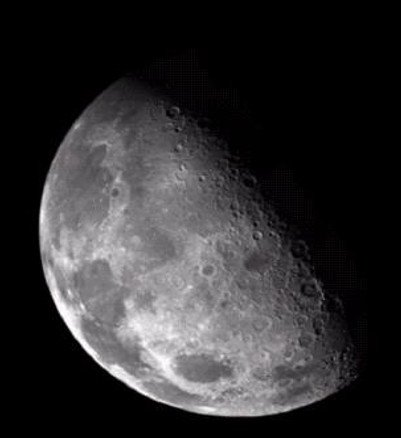
#> input picture images used/moon.jpg, 401 x 438 px, found by its file name
$ jupyter execute --allow-errors 'Lab_7(A)_IP_2240002025.ipynb'   (older library calls are emulated)
#> lines starting #> are read from the running program, lines starting #| are printed output that depends on the picture
# **Lab 7(A) - Laplacian Filter**

[cell 1]
import cv2
import numpy as np

from IPython.display import Image, display
from matplotlib import pyplot as plt

plt.rc('text', usetex=False)

def rgb(image):
    return cv2.cvtColor(image, cv2.COLOR_BGR2RGB)

## Apply Laplacian Filter on Image to get Sharp Image

[cell 2]
# ================ ( Laplacian Filter ) ===================


# 0. Image file path
imgFile = "moon.jpg"

# 1. Load image and convert to grayscale
img = cv2.imread(imgFile, 0)
#> img: shape (438, 401); min 0, max 255, mean 47.6

# 2. Manually define the Laplacian Kernel
# This is the standard 3x3 kernel that detects horizontal and vertical edges
manual_kernel = np.array([
    [0,  1,  0],
    [1, -4,  1],
    [0,  1,  0]
], dtype=np.float32)

# Alternative kernel: Detects diagonal edges as well
# manual_kernel = np.array([
#     [1,  1,  1],
#     [1, -8,  1],
#     [1,  1,  1]
# ], dtype=np.float32)

# 3. Apply the filter using filter2D
# -1 indicates the output image will have the same depth as the source
# However, for Laplacian, use cv2.CV_64F to avoid clipping negative values
laplacian_manual = cv2.filter2D(img, cv2.CV_64F, manual_kernel)
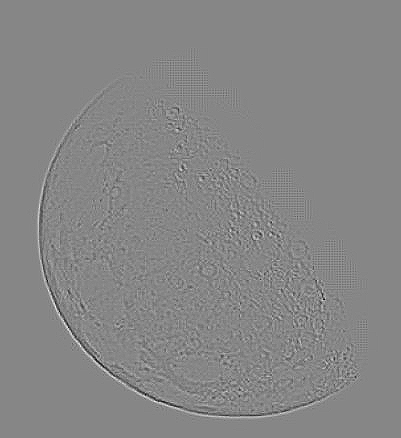
#> laplacian_manual: shape (438, 401) float64; min -123, max 110, mean 0; drawn with min black and max white

# 4. Take absolute value and convert back to 8-bit (0-255)
laplacian_abs = cv2.convertScaleAbs(laplacian_manual)
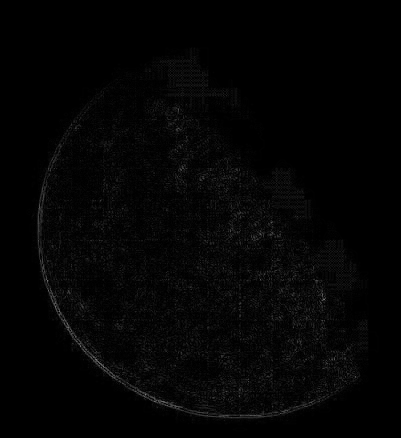
#> laplacian_abs: shape (438, 401); min 0, max 123, mean 4.1

finalImage = img + laplacian_abs
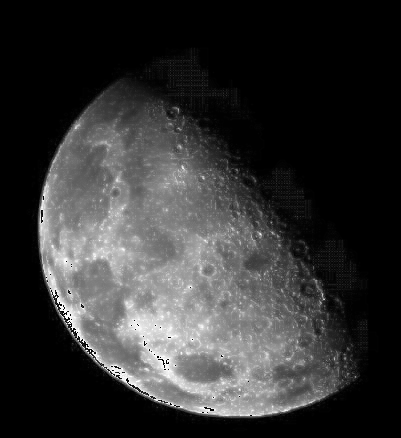
#> finalImage: shape (438, 401); min 0, max 255, mean 50.9

# 5. Display images
plt.figure(figsize=(12, 10))
#> (this line was passed over: IPython is not available in this run)
#> (the rest of this cell did not finish here and is left out)

[cell 3]
# ================== ( Laplacian Filter ) ===============

# 1. Optional: Apply Gaussian Blur to reduce noise
# This prevents the algorithm from picking up tiny details as edges
blurred = cv2.GaussianBlur(img, (3, 3), 0)

# 2. Apply the Laplacian Algorithm
# Use CV_64F to capture both positive and negative gradients (essential for edges)
laplacian = cv2.Laplacian(blurred, cv2.CV_64F)

# 3. Convert back to 8-bit image to view it properly
laplacian_8bit = cv2.convertScaleAbs(laplacian)

# 4. Adding Laplace and origianl Image
finalImage2 = img + laplacian_8bit

# 5. Display images
plt.figure(figsize=(12, 10))
#> (this line was passed over: IPython is not available in this run)
#> (the rest of this cell did not finish here and is left out)

## Apply Laplacian Filter on colored Image to get Sharp Image

[cell 4]
# ================ ( Laplacian Filter - Color ) ===================

imgFile = "flower.jpg"

# 1. Load image in COLOR (flag 1)
img = cv2.imread(imgFile, 1)
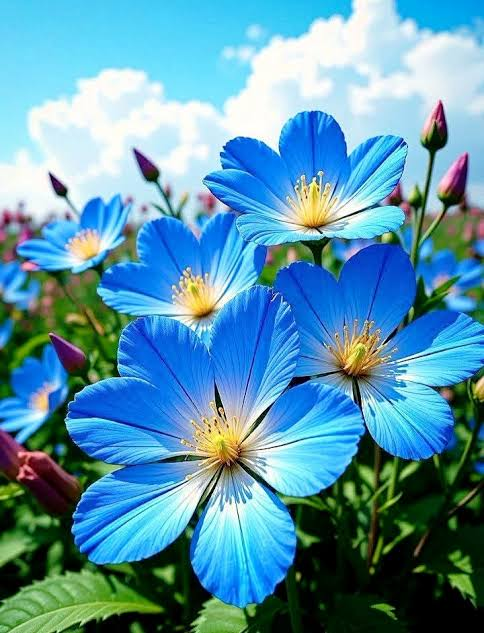
#> input picture images used/flower.jpg, 484 x 633 px, found by its file name
#> img is the input picture: shape (633, 484, 3); mean B, G, R 170.5, 149.1, 90.6

# 2. Manual Laplacian kernel
manual_kernel = np.array([
    [0,  1,  0],
    [1, -4,  1],
    [0,  1,  0]
], dtype=np.float32)

# 3. filter2D applies the kernel on each channel (B, G, R) separately
laplacian_manual = cv2.filter2D(img, cv2.CV_64F, manual_kernel)
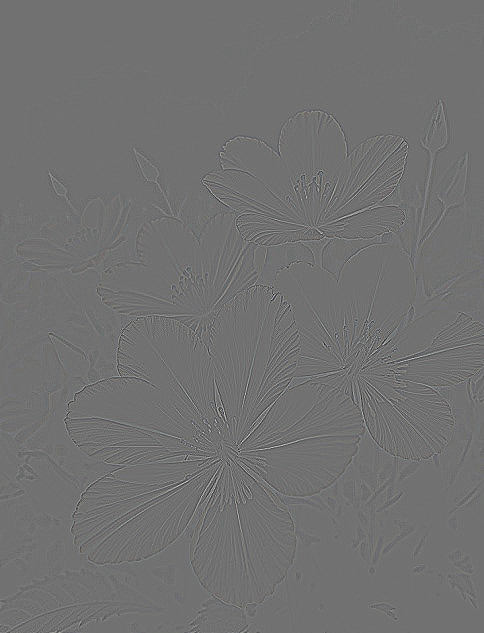
#> laplacian_manual: shape (633, 484, 3) float64; mean B, G, R 0, 0, 0; drawn with min black and max white

# 4. Absolute value to 8bit
laplacian_abs = cv2.convertScaleAbs(laplacian_manual)
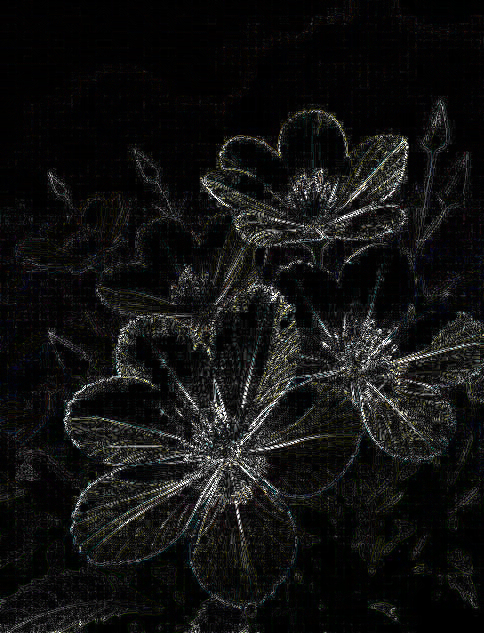
#> laplacian_abs: shape (633, 484, 3); mean B, G, R 17.7, 18.4, 18.2

# cv2.add saturates at 255
finalImage = cv2.add(img, laplacian_abs)
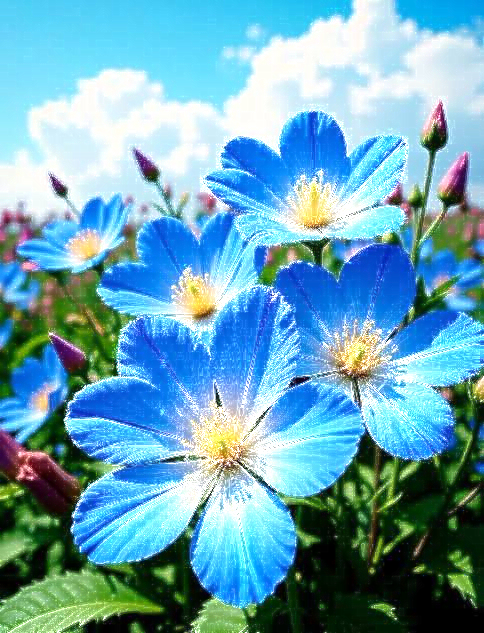
#> finalImage: shape (633, 484, 3); mean B, G, R 182.6, 164.4, 107.2

laplacian_show = cv2.normalize(laplacian_manual, None, 0, 255, cv2.NORM_MINMAX).astype(np.uint8)

# 5. Display
plt.figure(figsize=(12, 10))
#> (this line was passed over: IPython is not available in this run)
#> (the rest of this cell did not finish here and is left out)

[cell 5]
# ================== ( Laplacian Filter - Color ) ===============

# 1. Gaussian blur to reduce noise
blurred = cv2.GaussianBlur(img, (3, 3), 0)
#> blurred: shape (633, 484, 3)

# 2. Laplacian CV_64F to keep negative values
laplacian = cv2.Laplacian(blurred, cv2.CV_64F)
#> laplacian: shape (633, 484, 3) float64

# 3. to 8-bit
laplacian_8bit = cv2.convertScaleAbs(laplacian)
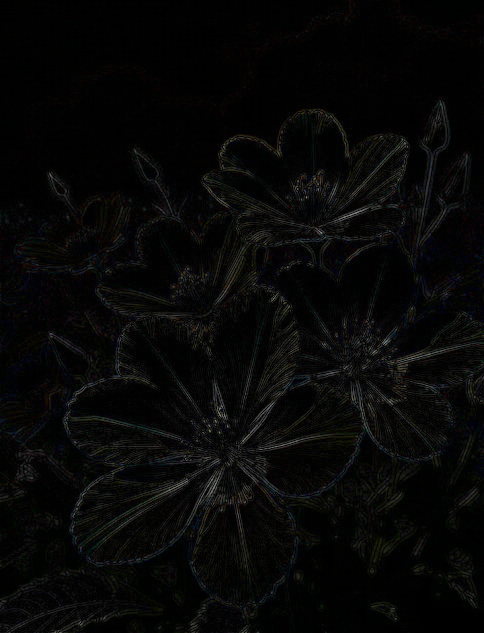
#> laplacian_8bit: shape (633, 484, 3); mean B, G, R 6.9, 7.3, 7.2

# 4. Add Laplacian and original image
finalImage2 = cv2.add(img, laplacian_8bit)
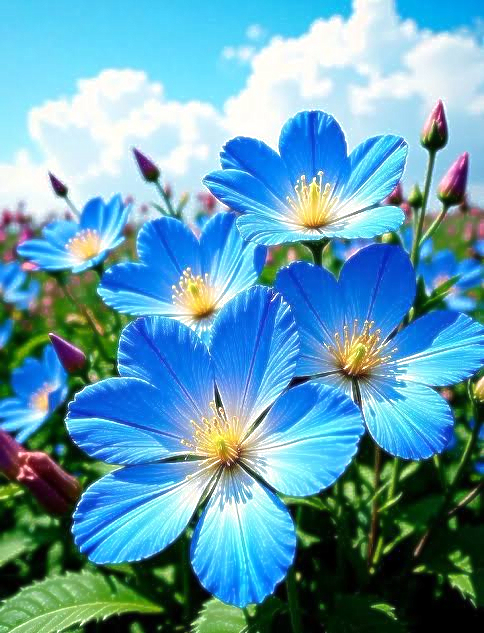
#> finalImage2: shape (633, 484, 3); mean B, G, R 176.3, 156, 97.7

laplacian_show = cv2.normalize(laplacian, None, 0, 255, cv2.NORM_MINMAX).astype(np.uint8)

# 5. Display
plt.figure(figsize=(12, 10))
#> (this line was passed over: IPython is not available in this run)
#> (the rest of this cell did not finish here and is left out)
